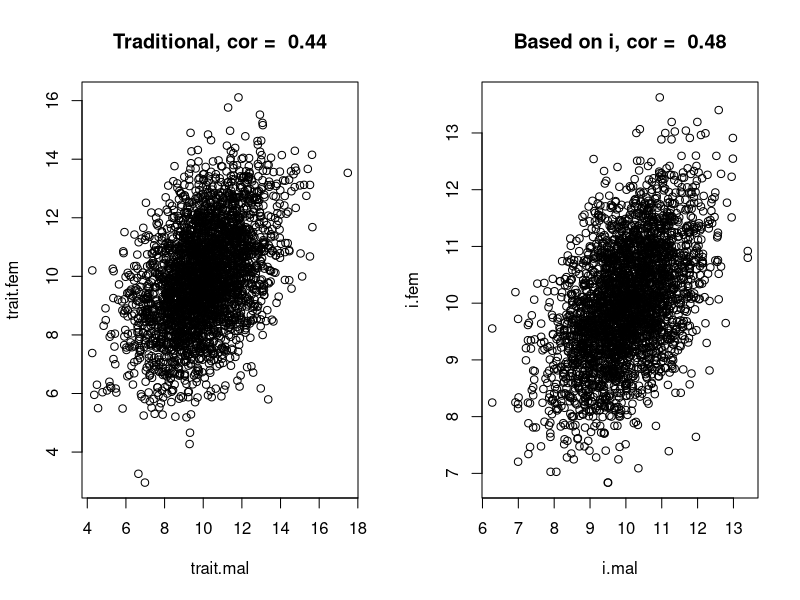

Here is the R script that generated this plot:
rm(list=ls())
## assortative mating
#simulation
#remating is implemented by having the old partners removed
# to avoid the challnge of remating a pool of individuals so that 
# they mate assortative (according to some covariance)
n.pairs=1000
n.matings=3
n.repeated.measures=3
#mean trait values
mean.mal=10
mean.fem=10
#variances and covariances
var.i.mal=1
var.i.fem=1
rho.i.m.f=0.5 #correlation between individual specific values that mate
var.CommEnv.mal=1 #common environment
var.CommEnv.fem=1
rho.CommEnv.m.f=0.8 #correlation induces by the common environment of the pair 
cov.CommEnv.m.f=rho.CommEnv.m.f*sqrt(var.CommEnv.mal*var.CommEnv.fem) #comm env may be correlated
Sigma.CommEnv <- matrix(c(var.CommEnv.mal,cov.CommEnv.m.f,cov.CommEnv.m.f,var.CommEnv.fem), ncol=2)
var.res.mal=1
var.res.fem=1 #residuals are not correlated by definition
#

#######################################################################
## 1. create data
#######################################################################
require(mvtnorm)
data=data.frame()
for (m in 1:n.matings) {
	if (m==1) { #first mating round
		i.mal=rnorm(n=n.pairs,mean=mean.mal,sd=sqrt(var.i.mal))

		i.fem=mean.fem+(rho.i.m.f*sqrt(var.i.fem)/sqrt(var.i.mal))*(i.mal-mean.mal)
		i.fem=rnorm(n=length(i.fem),mean=i.fem,sd=sqrt(var.i.fem*(1-rho.i.m.f^2)))
		#store data
		id.n.i.mal=cbind(m,seq(1:n.pairs),i.mal)
		id.n.i.fem=cbind(m,seq(1:n.pairs),i.fem)
	} #if m==1
	if (m==2) { #second mating round: all females die and are replaced by new females who mate according to assortative mating rule
		i.fem=mean.fem+(rho.i.m.f*sqrt(var.i.fem)/sqrt(var.i.mal))*(i.mal-mean.mal)
		i.fem=rnorm(n=length(i.fem),mean=i.fem,sd=sqrt(var.i.fem*(1-rho.i.m.f^2)))
		#store data
		id.n.i.mal=rbind(id.n.i.mal,cbind(m,seq(1:n.pairs),i.mal))
		id.n.i.fem=rbind(id.n.i.fem,cbind(m,n.pairs+seq(1:n.pairs),i.fem))
	} #if m==3
	if (m==3) { #third mating round: all males die and are replaced by new males who mate according to assortative mating rule
		i.mal=mean.mal+(rho.i.m.f*sqrt(var.i.mal)/sqrt(var.i.fem))*(i.fem-mean.fem)
		i.mal=rnorm(n=length(i.mal),mean=i.mal,sd=sqrt(var.i.mal*(1-rho.i.m.f^2)))
		#store data
		id.n.i.mal=rbind(id.n.i.mal,cbind(m,n.pairs+seq(1:n.pairs),i.mal))
		id.n.i.fem=rbind(id.n.i.fem,cbind(m,n.pairs+seq(1:n.pairs),i.fem))
	} #if m==3


	for (r in 1:n.repeated.measures) {
		# the common environment and residuals are added to the individual specific values
		tmp=rmvnorm(n=n.pairs, mean=c(0,0), sigma=Sigma.CommEnv)
		c.e.mal=tmp[,1]
		c.e.fem=tmp[,2]
		res.mal=rnorm(n=n.pairs,mean=0,sd=sqrt(var.res.mal))
		res.fem=rnorm(n=n.pairs,mean=0,sd=sqrt(var.res.fem))
		data=rbind(data,
		cbind(id.n.i.mal[id.n.i.mal[,1]==m,],id.n.i.fem[id.n.i.fem[,1]==m,2:3], # mating, ID and i for mal and fem
		id.n.i.mal[id.n.i.mal[,1]==m,3]+c.e.mal+res.mal,id.n.i.fem[id.n.i.fem[,1]==m,3]+c.e.fem+res.fem #data points for mal and fem
		))


	} #for r
} #for a
## some processing
i.data<-cbind(id.n.i.mal,id.n.i.fem)
names(data)[c(2,4,6,7)]=c("ID.mal","ID.fem","trait.mal","trait.fem")
####################################################################################################################
## analysis
####################################################################################################################
# some simple plotting etc
#plot(data$trait.mal, data$trait.fem)
#select only one observation per pair (traditional analysis)
pairs=as.matrix(unique(data[,c("ID.mal","ID.fem")]))
pair.dat=data.frame()
for (p in 1:dim(pairs)[1]) {
	index=which((data[,"ID.mal"]==pairs[p,1])&(data[,"ID.fem"]==pairs[p,2]))
	pair.dat=rbind(pair.dat,data[index[1],])
}
#traditional correlation for assortative mating
assortative.trad=cor(pair.dat$trait.fem,pair.dat$trait.mal)
layout(matrix(c(1,2),1,2))
#and a plot of this
plot(trait.fem~trait.mal,data=pair.dat, main=paste("Traditional, cor = ",as.character(format(assortative.trad,digits=2))))
#assortative mating with respect to the individual specific values
assortative.i=cor(pair.dat$i.fem,pair.dat$i.mal)
#and a plot of this
plot(i.fem~i.mal,data=pair.dat, main=paste("Based on i, cor = ",as.character(format(assortative.i,digits=2))))



